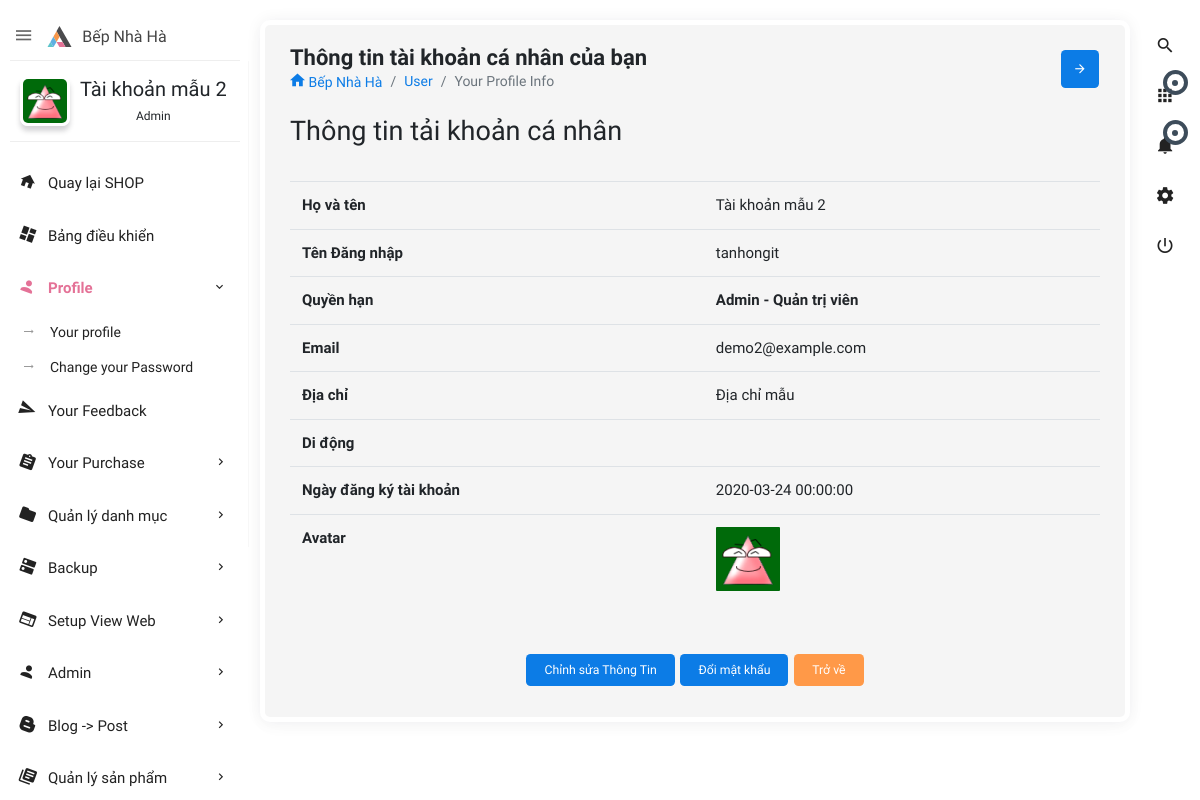
The app's page /admin.php?controller=user&action=info&user_id=2 (signed in) with its own data.
### tables this page shows
CREATE TABLE IF NOT EXISTS `users` (
  `id` int(11) NOT NULL AUTO_INCREMENT,
  `user_username` varchar(50) DEFAULT NULL,
  `user_password` varchar(100) DEFAULT NULL,
  `user_name` varchar(255) DEFAULT NULL,
  `role_id` int(11) NOT NULL DEFAULT 0,
  `user_avatar` varchar(550) DEFAULT 'author-auto.png',
  `user_email` varchar(255) DEFAULT NULL,
  `user_phone` varchar(20) DEFAULT NULL,
  `user_address` varchar(200) DEFAULT NULL,
  `createDate` datetime DEFAULT NULL,
  `verified` int(11) NOT NULL DEFAULT 0,
  `verificationCode` varchar(500) DEFAULT NULL,
  `editTime` datetime DEFAULT NULL,
  PRIMARY KEY (`id`),
  KEY `fk_id_role` (`role_id`)
);

### admin/views/user/info.php (called while the page is built, shortened)
<?php require('admin/views/shared/header.php'); ?>
<?php require('admin/views/shared/rightnavbar.php'); ?>
<?php require('admin/views/shared/leftnavbar.php'); ?>
<?php require('admin/views/user/formInfo.php'); ?>
<?php require('admin/views/shared/footer.php'); ?>

### admin/controllers/user/info.php (called while the page is built, shortened)
<?php
require_once('admin/models/users.php');
$nav_profile = $nav_user = 'class="active open"';
if (isset($_GET['user_id'])) {
    $userId = intval($_GET['user_id']);
} else {
    $userId = 0;
}
$user_info = getRecord('users', $userId);
require('admin/views/user/info.php');

### lib/config/database.php (called while the page is built, shortened)
<?php
if (isset($_SESSION['user'])) {
    $userNav = $_SESSION['user']['id'];
}
try {
    $linkConnectDB = connect();
} catch (Exception $e) {
    die($e->getMessage());
}
function connect(): mysqli
{
        $linkConnectDB = new mysqli(DB_HOST, DB_USER, DB_PASS, DB_NAME, DB_PORT);
        $linkConnectDB->set_charset('utf8mb4');
        return $linkConnectDB;
}
function executeQuery(string $sql, array $params = []): mysqli_stmt
{
    global $linkConnectDB;
    $stmt = $linkConnectDB->prepare($sql);
    if (!$stmt->execute()) {
        throw new Exception('Execute error: ' . $stmt->error);
    }
    return $stmt;
}

### lib/model.php (called while the page is built, shortened)
<?php
require('config/database.php');
function getRecord(string $table, $id, string $select = '*'): false|array|null
{
    $id = intval($id);
    $sql = "SELECT $select FROM `$table` WHERE id=$id";
    $query = executeQuery($sql);
    $result = $query->get_result()->fetch_assoc();
    return $result;
}
function getAll(string $table, array $options = []): array
{
    $select = $options['select'] ?? '*';
    $where = isset($options['where']) ? 'WHERE ' . $options['where'] : '';
    $order_by = isset($options['order_by']) ? 'ORDER BY ' . $options['order_by'] : '';
    $limit = isset($options['offset']) && isset($options['limit']) ? 'LIMIT ' . $options['offset'] . ',' . $options['limit'] : '';
    $sql = "SELECT $select FROM `$table` $where $order_by $limit";
    $query = executeQuery($sql);
    $result = $query->get_result()->fetch_all(MYSQLI_ASSOC);
    return $result;
}

### admin/controllers/shared/statistics.php (called while the page is built, shortened)
<?php
$options_user = [
    'order_by' => 'editTime DESC',
];
$users = getAll('users', $options_user);

### admin/views/shared/rightnavbar.php (the view, shortened to what this page needs)
<?php require_once('admin/controllers/shared/statistics.php'); ?>
<div class="navbar-right">
    <ul class="navbar-nav">
        <li><a href="#search" class="main_search" title="Search..."><i class="zmdi zmdi-search"></i></a></li>
        <?php if ($userInfoNav['role_id'] != 0) : ?>
            <li class="dropdown">
                <a href="javascript:void(0);" class="dropdown-toggle" title="App" data-toggle="dropdown" role="button"><i class="zmdi zmdi-apps"></i>
                    <div class="notify"><span class="heartbit"></span><span class="point"></span></div>
                </a>
            </li>
            <li class="dropdown">
                <a href="javascript:void(0);" class="dropdown-toggle" title="Notifications" data-toggle="dropdown" role="button"><i class="zmdi zmdi-notifications"></i>
                    <div class="notify"><span class="heartbit"></span><span class="point"></span></div>
                </a>
            </li>
        <?php endif; ?>
        <li><a href="javascript:void(0);" class="js-right-sidebar" title="Setting"><i class="zmdi zmdi-settings zmdi-hc-spin"></i></a></li>
        <li><a href="admin.php?controller=home&amp;action=logout" class="mega-menu" title="Log Out"><i class="zmdi zmdi-power"></i></a></li>
    </ul>
</div>

### admin/views/shared/leftnavbar.php (shortened to what this page needs)
<aside id="leftsidebar" class="sidebar">
    <div class="navbar-brand">
        <button class="btn-menu ls-toggle-btn" type="button"><i class="zmdi zmdi-menu"></i></button>
        <a href="index.php"><img src="admin/themes/images/logo.svg" width="25" alt="Aero"><span class="m-l-10">Bếp Nhà Hà</span></a>
    </div>
    <div class="menu">
        <ul class="list">
            <li>
                <div class="user-info">
                    <a class="image" href="admin.php?controller=user&action=info&user_id=<?= $userNav ?>"><img src="public/upload/images/<?= $userInfoNav['user_avatar'] ?>" alt="User"></a>
                    <div class="detail">
                        <h4><?= $userInfoNav['user_name'] ?></h4>
                        <small><?php if ($userInfoNav['role_id'] == 1) {
                            echo 'Admin';
                        } elseif ($userInfoNav['role_id'] == 2) {
                            echo 'Moderator';
                        } else {
                            echo "User";
                        } ?></small>
                    </div>
                </div>
            </li>
            <li class="open"><a href="<?= PATH_URL ?>home" target="_blank"><i class="zmdi zmdi-home"></i><span>Quay lại SHOP</span></a></li>
            <li <?= $homeNav ?? '' ?>><a href="admin.php"><i class="zmdi zmdi-view-dashboard"></i><span>Bảng điều khiển</span></a></li>
            <li <?php if (isset($nav_profile)) {
                echo $nav_profile;
            } ?>><a href="javascript:void(0);" class="menu-toggle"><i class="zmdi zmdi-account"></i><span>Profile</span></a>
                <ul class="ml-menu">
                    <li><a href="admin.php?controller=user&action=info&user_id=<?= $userNav ?>">Your profile</a></li>
                    <li><a href="admin.php?controller=user&action=change-password&user_id=<?= $userInfoNav['id'] ?>">Change your Password</a></li>
                </ul>
            </li>
            <li <?= $yourFeedback ?? '' ?>><a href="admin.php?controller=feedback&action=myfeedback"><i class="zmdi zmdi-mail-send"></i><span>Your Feedback</span></a></li>
            <li <?= $yourPurchaseNav ?? '' ?>><a href="javascript:void(0);" class="menu-toggle"><i class="zmdi zmdi-assignment"></i><span>Your Purchase</span></a>
            </li>
            <?php if ($userInfoNav['role_id'] != 0) :
                if ($userInfoNav['role_id'] == 1) : ?>
                    <li <?= $navCategory ?? ''; ?>> <a href="javascript:void(0);" class="menu-toggle"><i class="zmdi zmdi-folder"></i><span>Quản lý danh mục</span></a>
                    </li>
                    <li <?= $backupDbClass ?? '' ?>><a href="javascript:void(0);" class="menu-toggle"><i class="zmdi zmdi-dns"></i><span>Backup</span></a>
                    </li>
                    <li <?= $navHF ?? '' ?>><a href="javascript:void(0);" class="menu-toggle"><i class="zmdi zmdi-view-web"></i><span>Setup View Web</span></a>
                    </li>
                    <li <?= $adminNav ?? '' ?>><a href="javascript:void(0);" class="menu-toggle"><i class="zmdi zmdi-account"></i><span>Admin</span></a>
                    </li>
                <?php endif; ?>
                <li <?= $postNav ?? '' ?>><a href="javascript:void(0);" class="menu-toggle"><i class="zmdi zmdi-blogger"></i><span>Blog -> Post</span></a>
                </li>
                <li <?= $productNav ?? '' ?>> <a href="javascript:void(0);" class="menu-toggle"><i class="zmdi zmdi-collection-text"></i><span>Quản lý sản phẩm</span></a>
                </li>
            <?php endif; ?>
        </ul>
    </div>
</aside>

### admin/views/user/formInfo.php (shortened to what this page needs)
<section class="content">
    <div class="body_scroll">
        <div class="block-header">
            <div class="row">
                <div class="col-lg-7 col-md-6 col-sm-12">
                    <h2>Thông tin tài khoản cá nhân của bạn</h2>
                    <ul class="breadcrumb">
                        <li class="breadcrumb-item"><a href="<?= PATH_URL . 'home' ?>"><i class="zmdi zmdi-home"></i> Bếp Nhà Hà</a></li>
                        <li class="breadcrumb-item"><a href="admin.php?controller=user&action=listall">User</a></li>
                        <li class="breadcrumb-item active">Your Profile Info</li>
                    </ul>
                </div>
                <div class="col-lg-5 col-md-6 col-sm-12">
                    <button class="btn btn-primary btn-icon float-right right_icon_toggle_btn" type="button"><i class="zmdi zmdi-arrow-right"></i></button>
                </div>
            </div>
        </div>
        <div class="container-fluid">
            <div class="row clearfix">
                <div class="col-lg-12">
                    <div class="card">
                        <h3>Thông tin tải khoản cá nhân</h3>
                        <table id="info" class="table">
                            <tr>
                                <td><strong>Họ và tên</strong></td>
                                <td><?= $user_info['user_name']; ?></td>
                            </tr>
                            <tr>
                                <td><strong>Tên Đăng nhập</strong> </td>
                                <td><?= $user_info['user_username']; ?></td>
                            </tr>
                            <tr>
                                <td><strong>Quyền hạn</strong> </td>
                                <td><strong><?php if ($user_info['role_id'] == 0) {
                                    echo 'Người đăng ký';
                                } elseif ($user_info['role_id'] == 1) {
                                    echo 'Admin - Quản trị viên';
                                } else {
                                    echo 'Moderator';
                                } ?></strong></td>
                            </tr>
                            <tr>
                                <td><strong>Email</strong> </td>
                                <td><?= $user_info['user_email']; ?></td>
                            </tr>
                            <tr>
                                <td><strong>Địa chỉ</strong> </td>
                                <td><?= $user_info['user_address']; ?></td>
                            </tr>
                            <tr>
                                <td><strong>Di động</strong> </td>
                                <td><?= $user_info['user_phone']; ?></td>
                            </tr>
                            <tr>
                                <td><strong>Ngày đăng ký tài khoản</strong> </td>
                                <td><?= $user_info['createDate']; ?></td>
                            </tr>
                            <tr>
                                <td><strong>Avatar</strong> </td>
                                <td><img style="max-width:250px;" src="public/upload/images/<?= $user_info['user_avatar']; ?>" alt="<?= $user_info['user_name']; ?>"> </td>
                            </tr>
                        </table>
                    </div>
                    <div class="form-group" style="text-align: center;">
                        <a class="btn btn-primary waves-effect" href="admin.php?controller=user&action=edit&amp;user_id=<?= $user_info['id']; ?>">Chỉnh sửa Thông Tin</a>
                        <a class="btn btn-primary waves-effect" href="admin.php?controller=user&action=change-password&amp;user_id=<?= $user_info['id']; ?>">Đổi mật khẩu</a>
                        <a class="btn btn-warning waves-effect" href="admin.php?controller=user&action=listall">Trở về</a>
                    </div>
                </div>
            </div>
        </div>
    </div>
</section>

### records on screen
users: user_avatar (picture), user_name "Tài khoản mẫu 2", user_username "tanhongit", user_email "demo2@example.com", user_address "Địa chỉ mẫu", createDate "2020-03-24 00:00:00"
